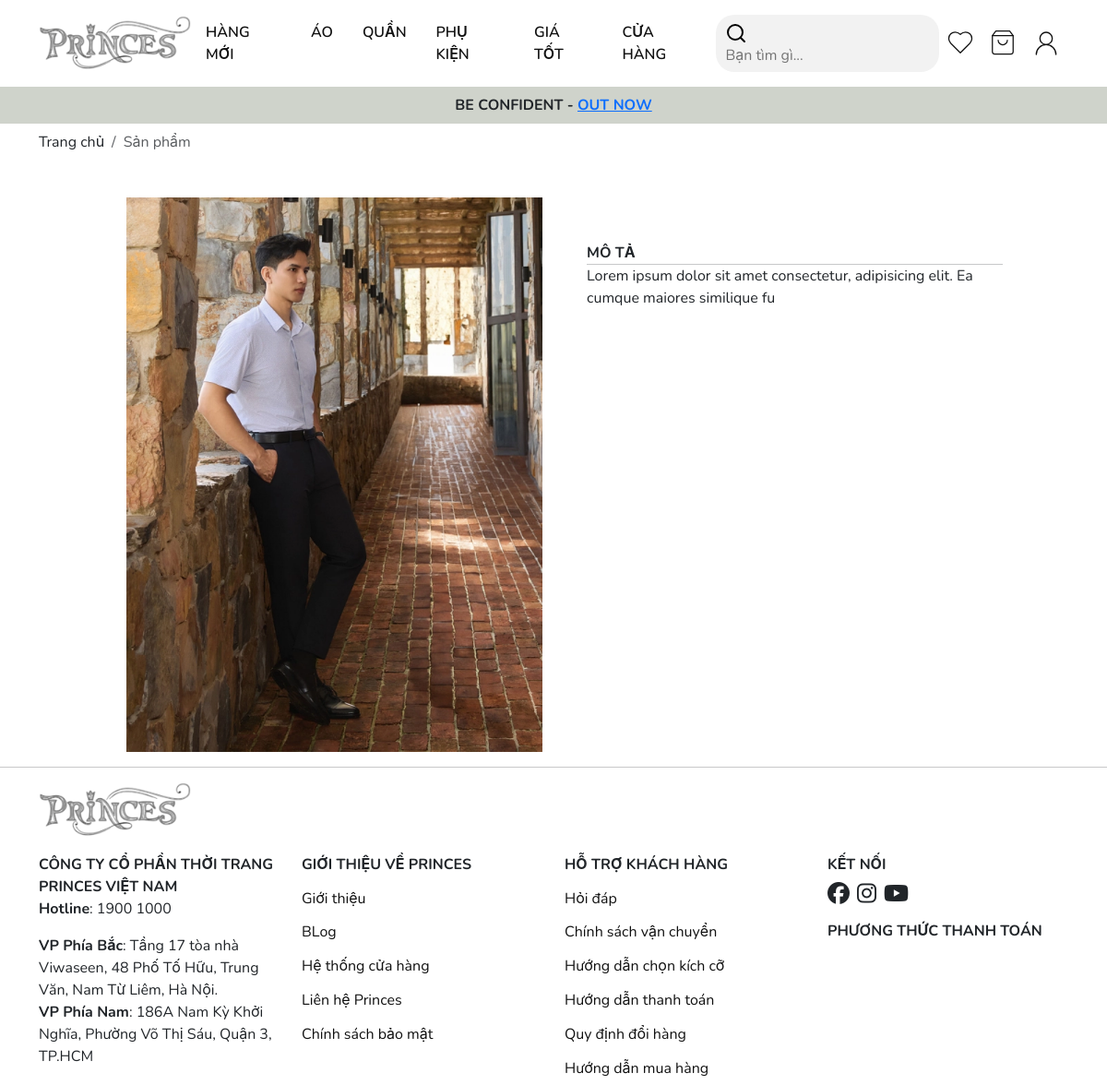
Before: /client/detail_products.php?id=2 with the older database file.
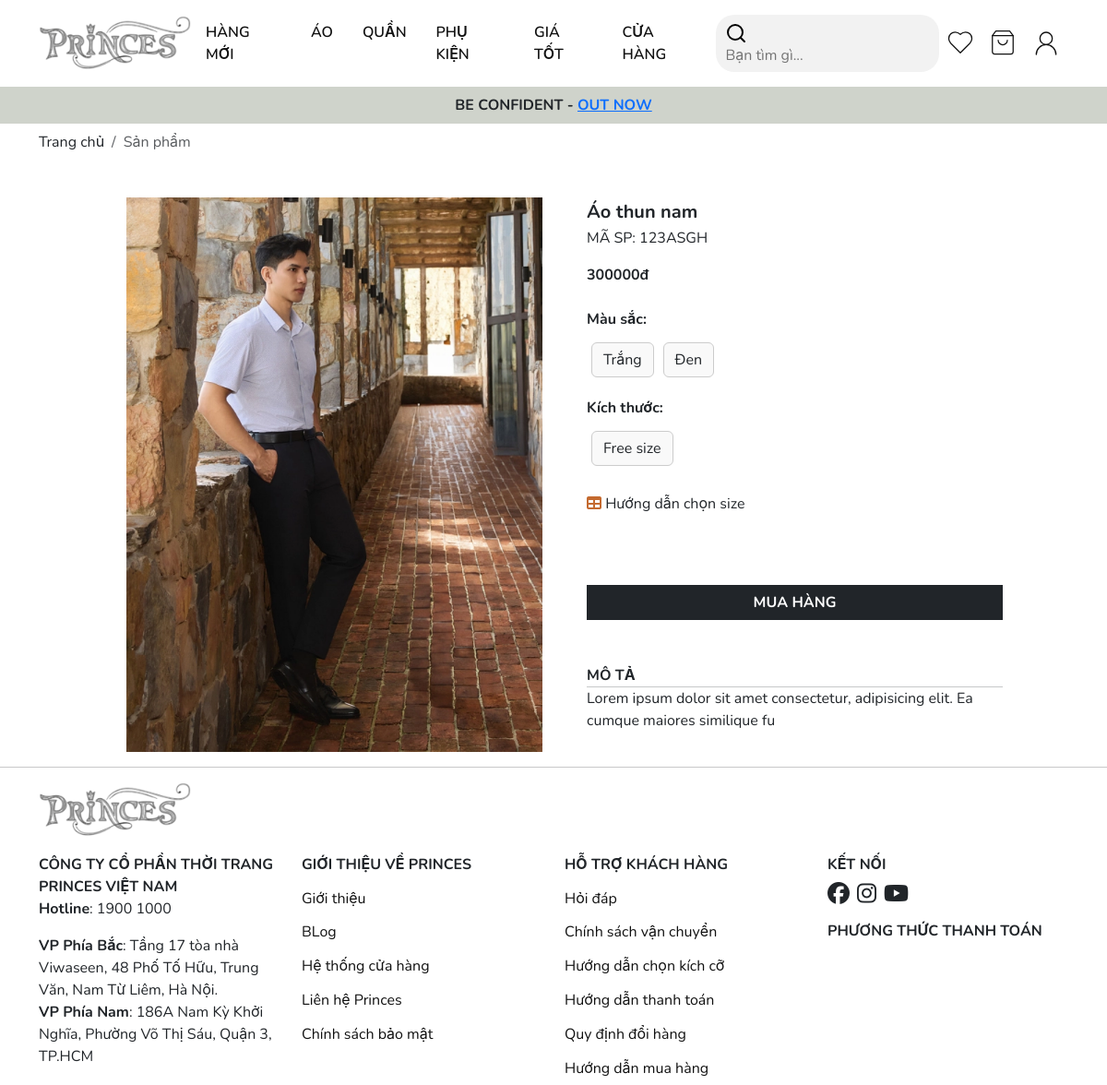
After: the same page with the newer database file.
### tables this page shows
CREATE TABLE `product_size_color` (
  `idSizeColor` int(11) NOT NULL,
  `quantityProduct` int(11) NOT NULL,
  `idProduct` int(11) NOT NULL,
  `idSize` int(11) NOT NULL,
  `color` varchar(50) NOT NULL
);

### client/DBUntil.php (called while the page is built, shortened)
<?php
include "Database.php";
class DBUntil
{
    private $connection = null;
    function __construct()
    {
        $db = new Database(HOST, USERNAME, PASSWORD, DB_NAME);
        $this->connection = $db->getConnection();
    }
    public function select($sql, $params = [])
    {
        $stmt = $this->connection->prepare($sql);
        $stmt->execute($params);
        $stmt->setFetchMode(PDO::FETCH_ASSOC);
        return $stmt->fetchAll();
    }
}

### client/Database.php (called while the page is built, shortened)
<?php
class Database
{
    private $host;
    private $username;
    private $password;
    private $dbname;
    public function __construct($host, $username, $password, $dbname)
    {
        $this->host = $host;
        $this->username = $username;
        $this->password = $password;
        $this->dbname = $dbname;
    }
    public function getConnection()
    {
        try {
            $url = "mysql:host=" . $this->host . ";dbname=" . $this->dbname;
            $this->connection = new PDO($url, $this->username, $this->password);
            $this->connection->setAttribute(PDO::ATTR_ERRMODE, PDO::ERRMODE_EXCEPTION);
            return $this->connection;
        } catch (\Exception $e) {
            echo "Error: " . $e->getMessage();
            return null;
        }
    }
}

### client/detail_products.php (the view, shortened to what this page needs)
<?php
    include "./DBUntil.php";
    $dbHelper = new DBUntil();
    $id = $_GET['id'];
    $results = $dbHelper->select("SELECT p.idProduct, p.nameProduct, p.description, p.price, pcs.color, sz.nameSize
        FROM products p
        JOIN product_size_color pcs ON p.idProduct = pcs.idProduct
        JOIN sizes sz ON sz.idSize = pcs.idSize WHERE p.idProduct = $id");
    $products = [];
    foreach ($results as $row) {
        $product_id = $row['idProduct'];
        if (!isset($products[$product_id])) {
            $products[$product_id] = [
                'nameProduct' => $row['nameProduct'],
                'description' => $row['description'],
                'price' => $row['price'],
                'variants' => []
            ];
        }
        $products[$product_id]['variants'][] = [
            'color' => $row['color'],
            'size' => $row['nameSize']
        ];
    }
?>
<?php include "./includes/head.php" ?>
<body>
    <?php include "./includes/header.php" ?>
    <div class="container mt-2">
        <nav aria-label="breadcrumb">
            <ol class="breadcrumb">
                <li class="breadcrumb-item"><a href="index.html" class="nav-link">Trang chủ</a></li>
                <li class="breadcrumb-item active" aria-current="page">Sản
                    phẩm</li>
            </ol>
        </nav>
    </div>
    <div class="container mt-5">
        <div class="row">
            <div class="col-lg-1"></div>
            <div class="col-md-5 me-2">
                <div class="image_product">
                    <img src="./image/product_demo.webp" alt="image" class="w-100">
                </div>
            </div>
            <div class="col-md-5 ms-3">
                <div class="product_content">
                    <?php foreach ($products as $product_id => $product): ?>
                    <form action method="post">
                        <h3 class="fw-bold fs-5 my-1"><?php echo $product['nameProduct']; ?></h3>
                        <p class="product_id my-1">MÃ SP: 123ASGH</p>
                        <p class="fw-bold mt-3 mb-4"><?php echo $product['price']; ?>đ</p>
                        <div class="product_color">
                            <label for class="d-block fs-6 mb-2 fw-bold">Màu sắc:</label>
                            <div class="button-group" id="color-group-<?php echo $product_id; ?>">
                                <?php
                                    $colors = array_unique(array_column($product['variants'], 'color'));
                                    foreach ($colors as $color): ?>
                                <button type="button" class="btn"
                                    onclick="selectColor('<?php echo $product_id; ?>', '<?php echo $color; ?>', event)"><?php echo $color; ?></button>
                                <?php endforeach; ?>
                            </div>
                        </div>
                        <div class="product_size mt-3">
                            <label for class="d-block fs-6 mb-2 fw-bold">Kích
                                thước:</label>
                            <div class="button-group" id="size-group-<?php echo $product_id; ?>">
                                <?php
                                    $sizes = array_unique(array_column($product['variants'], 'size'));
                                    foreach ($sizes as $size): ?>
                                <button type="button" class="btn rouded-1"
                                    onclick="selectSize('<?php echo $product_id; ?>', '<?php echo $size; ?>', event)"><?php echo $size; ?></button>
                                <?php endforeach; ?>
                            </div>
                        </div>
                        <div class="choose_size mt-4">
                            <p class="choose_size--text my-1">
                                <i class="fa-solid fa-table class color-main"></i>
                                Hướng dẫn chọn size
                            </p>
                        </div>
                        <div class="image_freeship">
                        </div>
                        <button type="submit" class="btn btn-dark w-100 mt-5 fw-bold rounded-0">MUA HÀNG</button>
                        <?php endforeach; ?>
                    </form>
                    <div class="description mt-5">
                        <span class="description_heading fw-bold">MÔ TẢ</span>
                        <hr class="m-0">
                        <p>Lorem ipsum dolor sit amet consectetur,
                            adipisicing elit. Ea cumque maiores similique fu</p>
                    </div>
                </div>
            </div>
        </div>
    </div>
    <?php include "./includes/footer.php" ?>

### client/includes/head.php (shortened to what this page needs)
<!DOCTYPE html>
<html lang="en">
<head>
    <link href="https://cdn.jsdelivr.net/npm/bootstrap@5.3.3/dist/css/bootstrap.min.css" rel="stylesheet"
>
    <link rel="stylesheet" href="css/style.css">
</head>

### client/includes/header.php (shortened to what this page needs)
<header>
    <div class="header container d-flex justify-content-between align-items-center py-3">
        <div class="logo-image">
            <a href="index.html">
                <img src="./image/logo.png" alt>
            </a>
        </div>
        <?php include "./includes/nav.php" ?>
        <div class="header-search">
            <button>
                <svg xmlns="http://www.w3.org/2000/svg" width="24" height="24" viewBox="0 0 24 24" fill="none"
                    stroke="currentColor" stroke-width="2" stroke-linecap="round" stroke-linejoin="round"
                    class="lucide lucide-search">
                    <circle cx="11" cy="11" r="8" />
                    <path d="m21 21-4.3-4.3" />
                </svg>
            </button>
            <input type="search" name="search" class="search" placeholder="Bạn tìm gì...">
        </div>
        <div class="cart-user">
            <ul class="d-flex justify-content-between ">
                <li class="nav-link mx-2">
                    <a href="#">
                    </a>
                </li>
                <li class="nav-link mx-2">
                    <a href="#">
                    </a>
                </li>
                <li class="nav-link mx-2">
                    <a href="#">
                        <svg xmlns="http://www.w3.org/2000/svg" width="32" height="32" viewBox="0 0 24 24" fill="none"
                            stroke="currentColor" stroke-width="1" stroke-linecap="round" stroke-linejoin="round"
                            class="lucide lucide-user-round">
                            <circle cx="12" cy="8" r="5" />
                            <path d="M20 21a8 8 0 0 0-16 0" />
                        </svg>
                    </a>
                </li>
            </ul>
        </div>
    </div>
    <div class="container-fluid p-0">
        <div class="d-flex justify-content-center align-items-center header-outstanding">
            <p class="link-cate m-2 fw-bold">BE CONFIDENT - <a href="#">OUT NOW</a></p>
        </div>
    </div>
</header>

### client/includes/nav.php
<nav>
    <ul class="d-flex justify-content-between">
        <li class="nav-link mx-3"><a href="#" class="nav-items">HÀNG MỚI</a></li>
        <li class="nav-link mx-3"><a href="#" class="nav-items">ÁO</a></li>
        <li class="nav-link mx-3"><a href="#" class="nav-items">QUẦN</a></li>
        <li class="nav-link mx-3"><a href="#" class="nav-items">PHỤ KIỆN</a></li>
        <li class="nav-link mx-3"><a href="#" class="nav-items">GIÁ TỐT</a></li>
        <li class="nav-link mx-3"><a href="#" class="nav-items">CỬA HÀNG</a></li>
    </ul>
</nav>

### client/includes/footer.php (shortened to what this page needs)
<footer class="mt-3">
    <hr class="m-0">
    <div class="container">
        <div class="row">
            <div class="col-md-3">
                <div class="address">
                    <div class="logo-image">
                        <a href="index.html">
                            <img src="./image/logo.png" alt class="py-3">
                        </a>
                    </div>
                    <div class="info-footer">
                        <p class="m-0 fw-bold">CÔNG TY CỔ PHẦN THỜI
                            TRANG PRINCES VIỆT NAM</p>
                        <p><span class="fw-bold">Hotline</span>: 1900
                            1000</p>
                    </div>
                    <div class="address-footer">
                        <p class="m-0"><span class="fw-bold">VP Phía
                                Bắc</span>: Tầng 17 tòa nhà Viwaseen, 48
                            Phố Tố Hữu, Trung Văn, Nam Từ Liêm,
                            Hà Nội.</p>
                        <p><span class="fw-bold">VP Phía Nam</span>:
                            186A Nam Kỳ Khởi Nghĩa, Phường Võ Thị Sáu,
                            Quận 3, TP.HCM</p>
                    </div>
                </div>
            </div>
            <div class="col-md-3 mt-5">
                <div class="footer-items mt-5">
                    <h5 class="fs-6 fw-bold">GIỚI THIỆU VỀ PRINCES</h5>
                    <ul>
                        <li class="nav-link">
                            <a href="#">Giới thiệu</a>
                        </li>
                        <li class="nav-link">
                            <a href="#">BLog</a>
                        </li>
                        <li class="nav-link">
                            <a href="#">Hệ thống cửa hàng</a>
                        </li>
                        <li class="nav-link">
                            <a href="#">Liên hệ Princes</a>
                        </li>
                        <li class="nav-link">
                            <a href="#">Chính sách bảo mật</a>
                        </li>
                    </ul>
                </div>
            </div>
            <div class="col-md-3 mt-5">
                <div class="footer-items mt-5">
                    <h5 class="fs-6 fw-bold">HỖ TRỢ KHÁCH HÀNG</h5>
                    <ul>
                        <li class="nav-link">
                            <a href="#">Hỏi đáp</a>
                        </li>
                        <li class="nav-link">
                            <a href="#">Chính sách vận chuyển</a>
                        </li>
                        <li class="nav-link">
                            <a href="#">Hướng dẫn chọn kích cỡ</a>
                        </li>
                        <li class="nav-link">
                            <a href="#">Hướng dẫn thanh toán</a>
                        </li>
                        <li class="nav-link">
                            <a href="#">Quy định đổi hàng</a>
                        </li>
                        <li class="nav-link">
                            <a href="#">Hướng dẫn mua hàng</a>
                        </li>
                    </ul>
                </div>
            </div>
            <div class="col-md-3 mt-5">
                <div class="footer-items mt-5">
                    <h5 class="fs-6 fw-bold">KẾT NỐI</h5>
                    <div class="face-ins d-flex">
                        <a href="#" class="nav-link ml-2">
                            <i class="fa-brands fa-facebook fs-4"></i>
                        </a>
                        <a href="#" class="nav-link ms-2">
                            <i class="fa-brands fa-instagram fs-4"></i>
                        </a>
                        <a href="#" class="nav-link ms-2">
                            <i class="fa-brands fa-youtube fs-4"></i>
                        </a>
                    </div>
                    <h5 class="fs-6 fw-bold my-3">PHƯƠNG THỨC THANH
                        TOÁN</h5>
                    <div class="checkout">
                    </div>
                </div>
            </div>
        </div>
    </div>
</footer>
</body>
</html>

### client/css/style.css (style rules this page uses)
:root { --font-body: "Nunito", -apple-system, BlinkMacSystemFont, "Segoe UI", Roboto, "Helvetica Neue", Arial, sans-serif, "Apple Color Emoji", "Segoe UI Emoji", "Segoe UI Symbol", "Noto Color Emoji"; }
* { padding: 0; margin: 0; box-sizing: border-box; }
body { font-family: var(--font-body); position: relative; }
.logo-image img { width: 165px; }
ul { padding: 0; margin: 0; }
.header-search button { border: none; background-color: transparent; }
.header-search input { border: none; background-color: transparent; }
.header-search { border-radius: 20px; padding: 6.5px 10px; background-color: #f2f2f2; }
.cart-user ul li a svg.lucide { color: #111; }
nav ul li a { text-decoration: none; color: #111; font-weight: 600; }
.footer-items ul li a { text-decoration: none; color: #111; line-height: 2.3; }
.header-outstanding { background-color: #CFD3CB; }
div>label { font-size: 14px; }
.nav-items { position: relative; padding: 5px 0; }
.nav-items::before { content: ""; width: 100%; height: 2px; background-color: #c46a2f; position: absolute; top: 100%; display: none; transition: 0.5s; }
.color-main { color: #c46a2f; }
.button-group { display: flex; flex-wrap: wrap; }
.button-group button { margin: 5px; border: 1px solid #ccc; background-color: #f9f9f9; cursor: pointer; }

Changed rows visible on the page:
added product_size_color: nameProduct "Áo thun nam", price "300000", color "Trắng", color "Đen", size "Free size"
